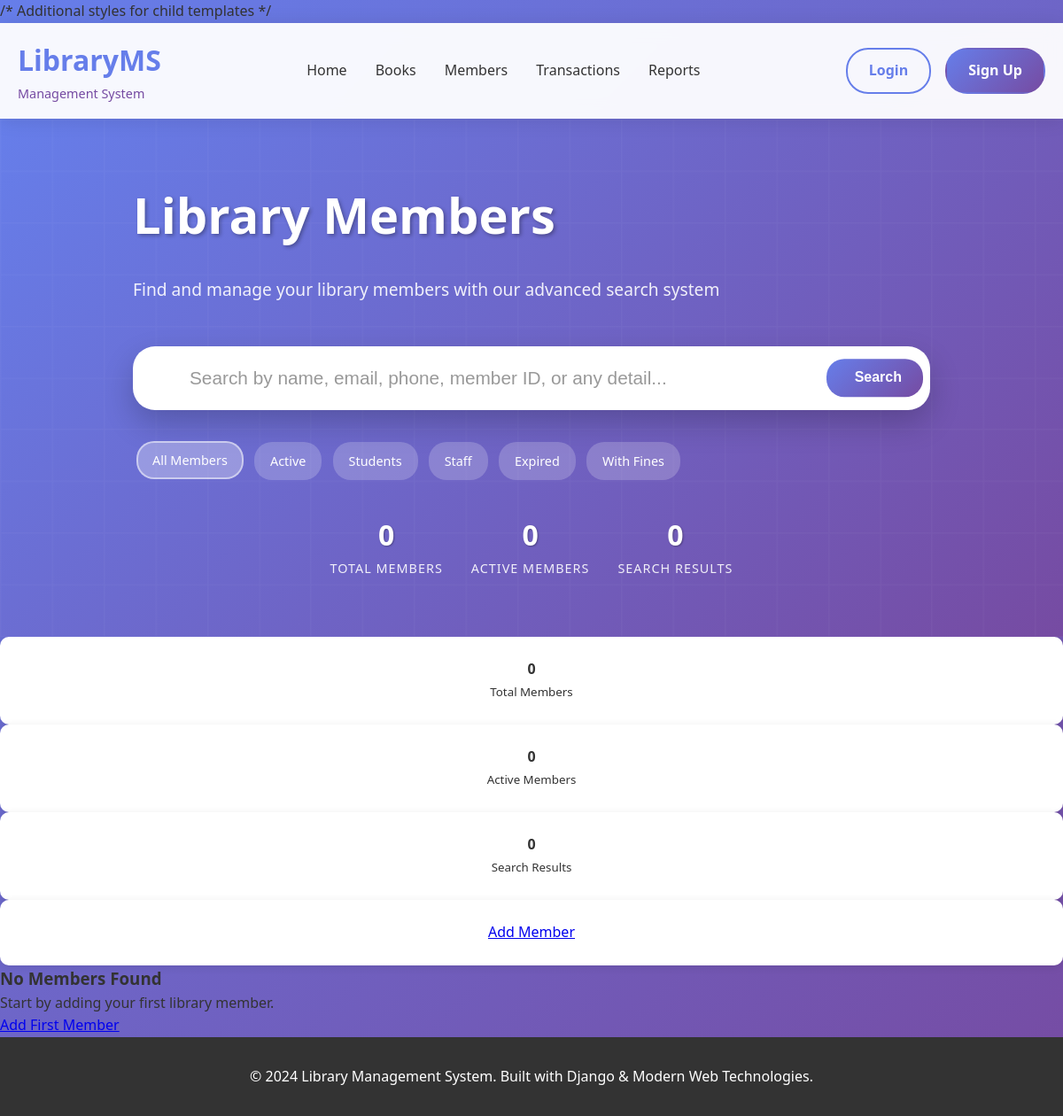
Before: /members/ with the older database file.
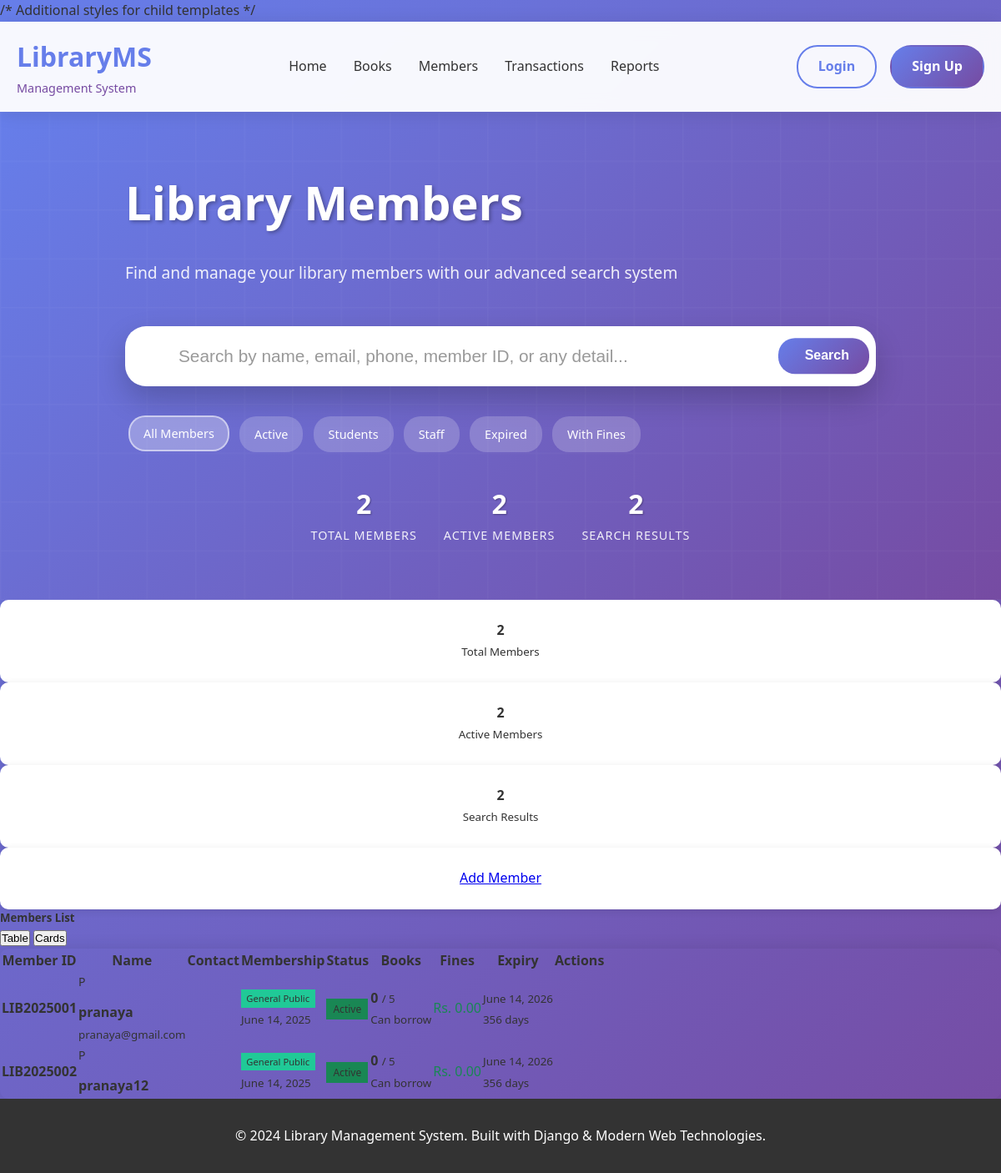
After: the same page with the newer database file.
### library/models.py (models this page shows, shortened)
class Member(models.Model):
    MEMBERSHIP_TYPES = [
        ('STUDENT', 'Student'),
        ('STAFF', 'Staff'),
        ('GENERAL', 'General Public'),
    ]
    STATUS_CHOICES = [
        ('ACTIVE', 'Active'),
        ('INACTIVE', 'Inactive'),
        ('SUSPENDED', 'Suspended'),
        ('EXPIRED', 'Expired'),
    ]
    user = models.OneToOneField(
        User,
        on_delete=models.CASCADE,
        related_name='member_profile',
        null=True,
        blank=True,
        help_text='Associated user account'
    )
    member_id = models.CharField(
        max_length=20,
        unique=True,
        help_text='Unique library member ID (e.g., LIB2024001)',
        null=True,  # Added to avoid migration issues
        blank=True  # Added to avoid migration issues
    )
    phone = models.CharField(
        max_length=15,
        validators=[
            RegexValidator(
                regex=r'^\+?1?\d{9,15}$',
                message='Enter a valid phone number (9-15 digits)'
            )
        ],
        null=True,  # Changed from default to nullable
        blank=True
    )
    alternate_phone = models.CharField(
        max_length=15,
        blank=True,
        null=True,
        validators=[
            RegexValidator(
                regex=r'^\+?1?\d{9,15}$',
                message='Enter a valid phone number (9-15 digits)'
            )
        ]
    )
    address_line1 = models.CharField(max_length=200, null=True, blank=True)  # Changed from default to nullable
    address_line2 = models.CharField(max_length=200, blank=True, null=True)
    city = models.CharField(max_length=100, null=True, blank=True)  # Changed from default to nullable
    state_province = models.CharField(max_length=100, null=True, blank=True)  # Changed from default to nullable
    postal_code = models.CharField(max_length=20, null=True, blank=True)  # Changed from default to nullable
    country = models.CharField(max_length=100, default='Nepal')
    membership_type = models.CharField(
        max_length=20,
        choices=MEMBERSHIP_TYPES,
        default='GENERAL'
    )
    membership_date = models.DateField(auto_now_add=True)
    membership_expiry = models.DateField(
        help_text='Membership expiration date',
        null=True,  # Made nullable to avoid lambda issues
        blank=True
    )
    status = models.CharField(
        max_length=20,
        choices=STATUS_CHOICES,
        default='ACTIVE'
    )
    max_books_allowed = models.PositiveIntegerField(
        default=3,
        validators=[MinValueValidator(1)],
        help_text='Maximum number of books this member can borrow'
    )
    max_days_allowed = models.PositiveIntegerField(
        default=14,
        validators=[MinValueValidator(1)],
        help_text='Maximum days to keep borrowed books'
    )
    security_deposit = models.DecimalField(
        max_digits=8,
        decimal_places=2,
        default=0.00,
        help_text='Security deposit paid by member'
    )
    outstanding_fines = models.DecimalField(
        max_digits=8,
        decimal_places=2,
        default=0.00,
        help_text='Total unpaid fines'
    )
    occupation = models.CharField(max_length=100, blank=True, null=True)
    institution = models.CharField(
        max_length=200,
        blank=True,
        null=True,
        help_text='School/College/Organization name'
    )
    emergency_contact_name = models.CharField(max_length=100, null=True, blank=True)  # Changed from default to nullable
    emergency_contact_phone = models.CharField(
        max_length=15,
        validators=[
            RegexValidator(
                regex=r'^\+?1?\d{9,15}$',
                message='Enter a valid phone number'
            )
        ],
        null=True,  # Changed from default to nullable
        blank=True
    )
    created_date = models.DateTimeField(auto_now_add=True)
    updated_date = models.DateTimeField(auto_now=True)
    notes = models.TextField(
        blank=True,
        null=True,
        help_text='Internal notes about this member'
    )
    def get_full_name(self):
        if self.user:
            return self.user.get_full_name() or self.user.username
        return "Unknown Member"
    @property
    def is_membership_expired(self):
        if self.membership_expiry:
            return self.membership_expiry < date.today()
        return False
    @property
    def days_until_expiry(self):
        if self.membership_expiry:
            delta = self.membership_expiry - date.today()
            return delta.days
        return None
    @property
    def is_active_member(self):
        return (
            self.status == 'ACTIVE' and
            not self.is_membership_expired and
            self.outstanding_fines < 500.00  # Assuming 500 is the limit
        )
    @property
    def current_borrowed_books_count(self):
        return self.transactions.filter(return_date__isnull=True).count()
    @property
    def can_borrow_more_books(self):
        return (
            self.is_active_member and
            self.current_borrowed_books_count < self.max_books_allowed
        )
    class Meta:
        ordering = ['user__last_name', 'user__first_name', 'member_id']
        verbose_name = 'Library Member'
        verbose_name_plural = 'Library Members'
        indexes = [
            models.Index(fields=['member_id']),
            models.Index(fields=['phone']),
            models.Index(fields=['membership_type']),
            models.Index(fields=['status']),
            models.Index(fields=['membership_expiry']),
        ]

### library/views.py (the view, shortened to what this page needs)
# urls.py: path('members/', views.member_list, name='member_list'),  # Members
def member_list(request):
    members = Member.objects.select_related('user').all()
    total_members = members.count()
    active_members = members.filter(status='ACTIVE').count()
    search_query = request.GET.get('search')
    context = {
        'members': members,
        'search_query': search_query,
        'total_members': total_members,
        'active_members': active_members,
    }
    return render(request, 'library/member_list.html', context)

### library/templates/library/member_list.html (shortened to what the changed rows need)
{% extends 'library/base.html' %}
{% load static %}
{% block content %}
    <div class="search-hero">
        <div class="container">
            <div class="search-container">
                <h1 class="search-title text-center">
                    Library Members
                </h1>
                <div class="search-stats">
                    <div class="stat-item">
                        <span class="stat-number">{{ total_members|default:"0" }}</span>
                        <span class="stat-label">Total Members</span>
                    </div>
                    <div class="stat-item">
                        <span class="stat-number">{{ active_members|default:"0" }}</span>
                        <span class="stat-label">Active Members</span>
                    </div>
                    <div class="stat-item">
                        <span class="stat-number">{{ members.count|default:"0" }}</span>
                        <span class="stat-label">Search Results</span>
                    </div>
                </div>
            </div>
        </div>
    </div>
    <div class="container-fluid px-4">
        <div class="row mb-4">
            <div class="col-md-3 mb-3">
                <div class="stats-card">
                    <div class="d-flex align-items-center justify-content-between">
                        <div>
                            <h4 class="text-primary mb-0">{{ total_members }}</h4>
                            <small class="text-muted">Total Members</small>
                        </div>
                    </div>
                </div>
            </div>
            <div class="col-md-3 mb-3">
                <div class="stats-card">
                    <div class="d-flex align-items-center justify-content-between">
                        <div>
                            <h4 class="text-success mb-0">{{ active_members }}</h4>
                            <small class="text-muted">Active Members</small>
                        </div>
                    </div>
                </div>
            </div>
            <div class="col-md-3 mb-3">
                <div class="stats-card">
                    <div class="d-flex align-items-center justify-content-between">
                        <div>
                            <h4 class="text-info mb-0">{{ members.count }}</h4>
                            <small class="text-muted">Search Results</small>
                        </div>
                    </div>
                </div>
            </div>
        </div>
        {% if members %}
        <div class="card">
            <div class="card-header bg-white">
                <div class="d-flex justify-content-between align-items-center">
                    <h5 class="mb-0">
                        Members List
                    </h5>
                    <div class="btn-group" role="group">
                        <button type="button" class="btn btn-outline-primary btn-sm active">
                             Table
                        </button>
                        <button type="button" class="btn btn-outline-primary btn-sm">
                             Cards
                        </button>
                    </div>
                </div>
            </div>
            <div class="card-body p-0">
                <div class="table-responsive">
                    <table class="table table-hover mb-0">
                        <thead class="table-dark">
                            <tr>
                                <th>Member ID</th>
                                <th>Name</th>
                                <th>Contact</th>
                                <th>Membership</th>
                                <th>Status</th>
                                <th>Books</th>
                                <th>Fines</th>
                                <th>Expiry</th>
                                <th>Actions</th>
                            </tr>
                        </thead>
                        <tbody>
                            {% for member in members %}
                            <tr>
                                <td>
                                    <strong class="text-primary">{{ member.member_id|default:"N/A" }}</strong>
                                </td>
                                <td>
                                    <div class="d-flex align-items-center">
                                        <div class="me-2">
                                            <div class="bg-primary text-white rounded-circle d-flex align-items-center justify-content-center"
                                                 style="width: 35px; height: 35px; font-size: 14px;">
                                                {{ member.get_full_name|slice:":1"|upper }}
                                            </div>
                                        </div>
                                        <div>
                                            <strong>{{ member.get_full_name }}</strong>
                                            {% if member.user.email %}
                                            <br><small class="text-muted">{{ member.user.email }}</small>
                                            {% endif %}
                                        </div>
                                    </div>
                                </td>
                                <td>
                                </td>
                                <td>
                                    <span class="badge membership-{{ member.membership_type|lower }} membership-badge">
                                        {{ member.get_membership_type_display }}
                                    </span>
                                    <br><small class="text-muted">{{ member.membership_date }}</small>
                                </td>
                                <td>
                                    <span class="badge status-{{ member.status|lower }} status-badge">
                                        {{ member.get_status_display }}
                                    </span>
                                </td>
                                <td>
                                    <div class="text-center">
                                        <strong class="text-info">{{ member.current_borrowed_books_count }}</strong>
                                        <small class="text-muted">/ {{ member.max_books_allowed }}</small>
                                        <br>
                                        {% if member.can_borrow_more_books %}
                                        <small class="text-success">
                                             Can borrow
                                        </small>
                                        {% else %}
                                        <small class="text-warning">
                                            <i class="fas fa-ban"></i> Limit reached
                                        </small>
                                        {% endif %}
                                    </div>
                                </td>
                                <td>
                                    {% if member.outstanding_fines > 0 %}
                                    <span class="fine-warning">
                                        Rs. {{ member.outstanding_fines }}
                                    </span>
                                    {% else %}
                                    <span class="fine-ok">Rs. 0.00</span>
                                    {% endif %}
                                </td>
                                <td>
                                    {% if member.membership_expiry %}
                                    <small>{{ member.membership_expiry }}</small>
                                    {% if member.days_until_expiry %}
                                    <br>
                                    {% if member.days_until_expiry < 0 %}
                                    <small class="text-danger">Expired</small>
                                    {% elif member.days_until_expiry < 30 %}
                                    <small class="text-warning">{{ member.days_until_expiry }} days</small>
                                    {% else %}
                                    <small class="text-muted">{{ member.days_until_expiry }} days</small>
                                    {% endif %}
                                    {% endif %}
                                    {% else %}
                                    <small class="text-muted">No expiry</small>
                                    {% endif %}
                                </td>
                                <td>
                                    <div class="btn-group-vertical">
                                        <a href="#" class="btn btn-outline-primary btn-action" title="View Details">
                                        </a>
                                        <a href="#" class="btn btn-outline-success btn-action" title="Edit">
                                        </a>
                                        <a href="#" class="btn btn-outline-info btn-action" title="History">
                                        </a>
                                    </div>
                                </td>
                            </tr>
                            {% endfor %}
                        </tbody>
                    </table>
                </div>
            </div>
        </div>
        {% else %}
        <div class="text-center py-5">
            <h3 class="text-muted">No Members Found</h3>
            {% if search_query %}
            <p class="text-muted">No members match your search criteria.</p>
            <a href="{% url 'member_list' %}" class="btn btn-primary">
                <i class="fas fa-users me-1"></i>View All Members
            </a>
            {% else %}
            <p class="text-muted">Start by adding your first library member.</p>
            <a href="#" class="btn btn-primary">
                Add First Member
            </a>
            {% endif %}
        </div>
        {% endif %}
    </div>
{% endblock %}

Changed rows visible on the page:
added Member: member_id "LIB2025001", get_full_name "P", get_full_name "pranaya", user.email "pranaya@gmail.com", membership_type "General Public", membership_date "June 14, 2025", status "Active", current_borrowed_books_count "0", max_books_allowed "5", outstanding_fines "Can borrow", membership_expiry "June 14, 2026", days_until_expiry "356"
added Member: member_id "LIB2025002", get_full_name "P", get_full_name "pranaya12", membership_type "General Public", membership_date "June 14, 2025", status "Active", current_borrowed_books_count "0", max_books_allowed "5", outstanding_fines "Can borrow", membership_expiry "June 14, 2026", days_until_expiry "356"
Other visible differences:
{{ total_members|default:"0" }}: "0" → "2"
{{ active_members|default:"0" }}: "0" → "2"
{{ members.count|default:"0" }}: "0" → "2"
{{ total_members }}: "0" → "2"
{{ active_members }}: "0" → "2"
{{ members.count }}: "0" → "2"
text no longer shown: "No Members Found Start by adding your first library member. Add First Member"
text now shown: "Members List Table Cards Member ID Name Contact Membership Status Books Fines Expiry Actions"
